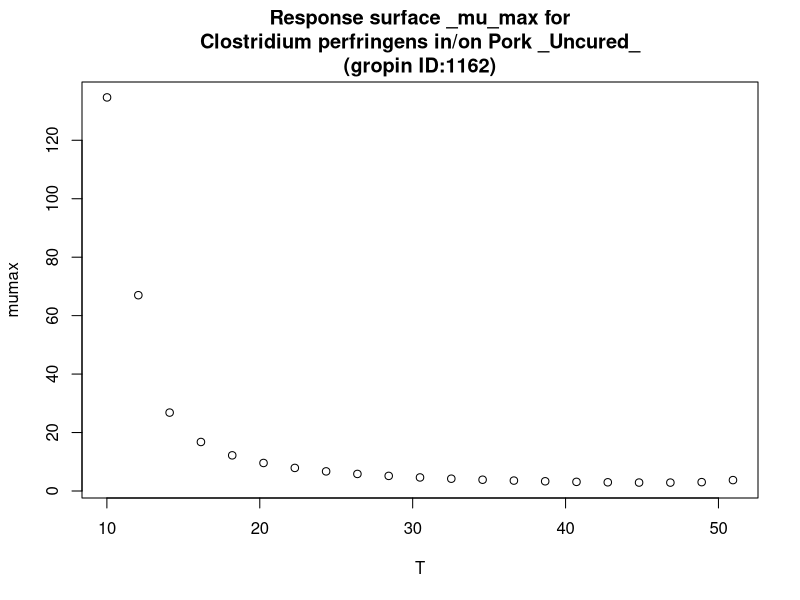

This chart was generated by the following R code:
#############################
# start of Parameter script
#############################
T <- seq(10.01,50.949050949051,length.out=21)
#############################
# end of Parameter script
#############################
############################# 
# start of Model script Gropin ID 1162 
#############################
 
# constant coefficients for this model
 
variables <- data.frame(T)
argumentsPar <- unique.data.frame(expand.grid(variables))
 
# heart of the model
response_surface <- function(T) {
   mumax <-((sqrt(0.047^2)*sqrt((T-10.69)^2)*sqrt((sqrt(1-exp(0.252*(T-52.8))))^2))^(-1))*log(1+(1/0.0137))

	return(mumax=mumax)
} 

# output parameters
responseSurface <- cbind(argumentsPar,response_surface(argumentsPar['T']))
colnames(responseSurface) <- c(colnames(argumentsPar),'mumax')
#############################
# End of Model script
#############################
############################# 
# start of Visualisation script Gropin ID 1162 
#############################
titleText <-'Response surface _mu_max for
Clostridium perfringens in/on Pork _Uncured_
(gropin ID:1162)'
plot(T,responseSurface$'mumax',xlab='T',
                          ylab='mumax',main=titleText)
#############################
# End of Visualisation script
#############################
